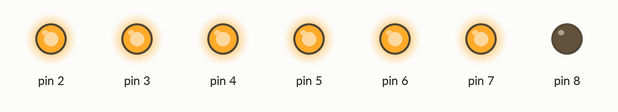
Bench run of a sketch on a simulated Arduino Uno, built with avr-gcc and run on an emulated ATmega328P. Shown: output pins drawn as LEDs (lit = HIGH).

Above: at 0.2 s.
At 1.2 s:
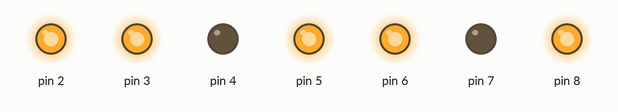
At 1.7 s:
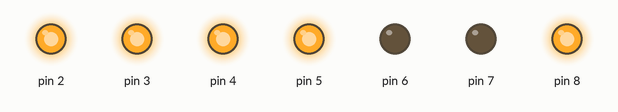
At 2.7 s:
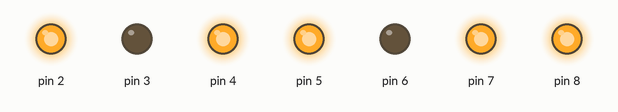
At 4.2 s:
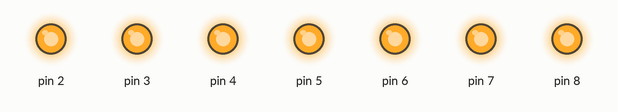
At 5.7 s:
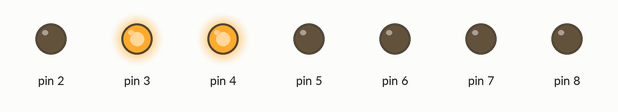
Timing chart, 0 to 6.5 s (numbered marks = the images above):
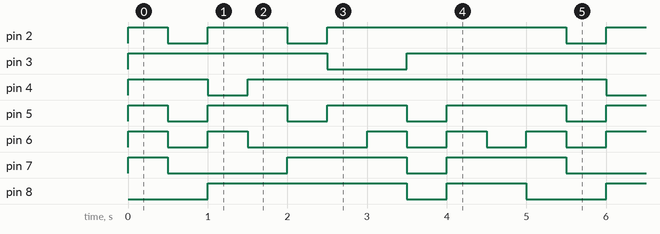

The sketch:

tarea2.ino
```cpp
void setup() {
  // put your setup code here, to run once:
  pinMode(2, OUTPUT); //A
  pinMode(3, OUTPUT); //B
  pinMode(4, OUTPUT); //C
  pinMode(5, OUTPUT); //D
  pinMode(6, OUTPUT); //E
  pinMode(7, OUTPUT); //F
  pinMode(8, OUTPUT); //G

}

void loop() {
  // put your main code here, to run repeatedly:
  //NUMERO 0
  digitalWrite(2, HIGH); //A
  digitalWrite(3, HIGH); //B
  digitalWrite(4, HIGH); //C
  digitalWrite(5, HIGH); //D
  digitalWrite(6, HIGH); //E
  digitalWrite(7, HIGH); //F
  digitalWrite(8, LOW); //G
  delay(500);
  //NUMERO 1
  digitalWrite(2, LOW); //A
  digitalWrite(3, HIGH); //B
  digitalWrite(4, HIGH); //C
  digitalWrite(5, LOW); //D
  digitalWrite(6, LOW); //E
  digitalWrite(7, LOW); //F
  digitalWrite(8, LOW); //G
  delay(500);
  //NUMERO 2
  digitalWrite(2, HIGH); //A
  digitalWrite(3, HIGH); //B
  digitalWrite(4, LOW); //C
  digitalWrite(5, HIGH); //D
  digitalWrite(6, HIGH); //E
  digitalWrite(7, LOW); //F
  digitalWrite(8, HIGH); //G
  delay(500);
  //NUMERO 3
  digitalWrite(2, HIGH); //A
  digitalWrite(3, HIGH); //B
  digitalWrite(4, HIGH); //C
  digitalWrite(5, HIGH); //D
  digitalWrite(6, LOW); //E
  digitalWrite(7, LOW); //F
  digitalWrite(8, HIGH); //G
  delay(500);
  //NUMERO 4
  digitalWrite(2, LOW); //A
  digitalWrite(3, HIGH); //B
  digitalWrite(4, HIGH); //C
  digitalWrite(5, LOW); //D
  digitalWrite(6, LOW); //E
  digitalWrite(7, HIGH); //F
  digitalWrite(8, HIGH); //G
  delay(500);
  //NUMERO 5
  digitalWrite(2, HIGH); //A
  digitalWrite(3, LOW); //B
  digitalWrite(4, HIGH); //C
  digitalWrite(5, HIGH); //D
  digitalWrite(6, LOW); //E
  digitalWrite(7, HIGH); //F
  digitalWrite(8, HIGH); //G
  delay(500);
  //NUMERO 6
  digitalWrite(2, HIGH); //A
  digitalWrite(3, LOW); //B
  digitalWrite(4, HIGH); //C
  digitalWrite(5, HIGH); //D
  digitalWrite(6, HIGH); //E
  digitalWrite(7, HIGH); //F
  digitalWrite(8, HIGH); //G
  delay(500);
  //NUMERO 7
  digitalWrite(2, HIGH); //A
  digitalWrite(3, HIGH); //B
  digitalWrite(4, HIGH); //C
  digitalWrite(5, LOW); //D
  digitalWrite(6, LOW); //E
  digitalWrite(7, LOW); //F
  digitalWrite(8, LOW); //G
  delay(500);
  //NUMERO 8
  digitalWrite(2, HIGH); //A
  digitalWrite(3, HIGH); //B
  digitalWrite(4, HIGH); //C
  digitalWrite(5, HIGH); //D
  digitalWrite(6, HIGH); //E
  digitalWrite(7, HIGH); //F
  digitalWrite(8, HIGH); //G
  delay(500);
  //Numero 9
  digitalWrite(2, HIGH); //A
  digitalWrite(3, HIGH); //B
  digitalWrite(4, HIGH); //C
  digitalWrite(5, HIGH); //D
  digitalWrite(6, LOW); //E
  digitalWrite(7, HIGH); //F
  digitalWrite(8, HIGH); //G
  delay(500);
}
```

Measured:
- by itself, pin 2: repeats every 5.0 s: LOW 0.50 s, HIGH 1.0 s, LOW 0.50 s, HIGH 3.0 s
- by itself, pin 3: repeats every 5.0 s: LOW 1.0 s, HIGH 4.0 s
- by itself, pin 4: repeats every 5.0 s: LOW 0.50 s, HIGH 4.5 s
- by itself, pin 5: repeats every 5.0 s: 2 × (LOW 0.50 s, HIGH 1.0 s), LOW 0.50 s, HIGH 1.5 s
- by itself, pin 6: repeats every 5.0 s: LOW 0.50 s, HIGH 0.50 s, LOW 1.5 s, 2 × (HIGH 0.50 s, LOW 0.50 s), HIGH 0.50 s
- by itself, pin 7: repeats every 5.0 s: LOW 1.5 s, HIGH 1.5 s, LOW 0.50 s, HIGH 1.5 s
- by itself, pin 8: repeats every 5.0 s: LOW 0.50 s, HIGH 1.0 s, LOW 1.0 s, HIGH 2.5 s
